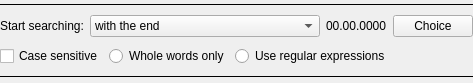
<?xml version="1.0" encoding="UTF-8"?>
<ui version="4.0">
 <class>SearchSettingsForm</class>
 <widget class="QWidget" name="SearchSettingsForm">
  <property name="geometry">
   <rect>
    <x>0</x>
    <y>0</y>
    <width>473</width>
    <height>83</height>
   </rect>
  </property>
  <property name="sizePolicy">
   <sizepolicy hsizetype="Preferred" vsizetype="Preferred">
    <horstretch>0</horstretch>
    <verstretch>0</verstretch>
   </sizepolicy>
  </property>
  <property name="windowTitle">
   <string>Form</string>
  </property>
  <layout class="QGridLayout" name="gridLayout">
   <property name="margin">
    <number>0</number>
   </property>
   <item row="0" column="0">
    <widget class="Line" name="line_2">
     <property name="frameShadow">
      <enum>QFrame::Plain</enum>
     </property>
     <property name="orientation">
      <enum>Qt::Horizontal</enum>
     </property>
    </widget>
   </item>
   <item row="1" column="0">
    <layout class="QHBoxLayout" name="horizontalLayout_2">
     <item>
      <widget class="QLabel" name="label">
       <property name="text">
        <string>Start searching:</string>
       </property>
      </widget>
     </item>
     <item>
      <widget class="QComboBox" name="startSearchComboBox">
       <property name="sizePolicy">
        <sizepolicy hsizetype="Expanding" vsizetype="Fixed">
         <horstretch>1</horstretch>
         <verstretch>0</verstretch>
        </sizepolicy>
       </property>
       <item>
        <property name="text">
         <string>with the end</string>
        </property>
       </item>
       <item>
        <property name="text">
         <string>with the first</string>
        </property>
       </item>
       <item>
        <property name="text">
         <string>after date</string>
        </property>
       </item>
       <item>
        <property name="text">
         <string>before date</string>
        </property>
       </item>
      </widget>
     </item>
     <item>
      <widget class="QLabel" name="startDateLabel">
       <property name="text">
        <string>00.00.0000</string>
       </property>
      </widget>
     </item>
     <item>
      <widget class="QPushButton" name="choiceDateButton">
       <property name="text">
        <string>Choice</string>
       </property>
      </widget>
     </item>
    </layout>
   </item>
   <item row="2" column="0">
    <layout class="QHBoxLayout" name="horizontalLayout">
     <item>
      <widget class="QCheckBox" name="registerCheckBox">
       <property name="text">
        <string>Case sensitive</string>
       </property>
      </widget>
     </item>
     <item>
      <widget class="QRadioButton" name="wordsOnlyRadioButton">
       <property name="text">
        <string>Whole words only</string>
       </property>
       <property name="checkable">
        <bool>true</bool>
       </property>
       <property name="checked">
        <bool>false</bool>
       </property>
       <property name="autoRepeat">
        <bool>false</bool>
       </property>
       <property name="autoExclusive">
        <bool>false</bool>
       </property>
      </widget>
     </item>
     <item>
      <widget class="QRadioButton" name="regularRadioButton">
       <property name="text">
        <string>Use regular expressions</string>
       </property>
       <property name="checkable">
        <bool>true</bool>
       </property>
       <property name="autoRepeat">
        <bool>false</bool>
       </property>
       <property name="autoExclusive">
        <bool>false</bool>
       </property>
      </widget>
     </item>
     <item>
      <spacer name="horizontalSpacer">
       <property name="orientation">
        <enum>Qt::Horizontal</enum>
       </property>
       <property name="sizeHint" stdset="0">
        <size>
         <width>40</width>
         <height>20</height>
        </size>
       </property>
      </spacer>
     </item>
    </layout>
   </item>
   <item row="3" column="0">
    <widget class="Line" name="line">
     <property name="frameShadow">
      <enum>QFrame::Plain</enum>
     </property>
     <property name="orientation">
      <enum>Qt::Horizontal</enum>
     </property>
    </widget>
   </item>
  </layout>
 </widget>
 <resources/>
 <connections/>
</ui>
